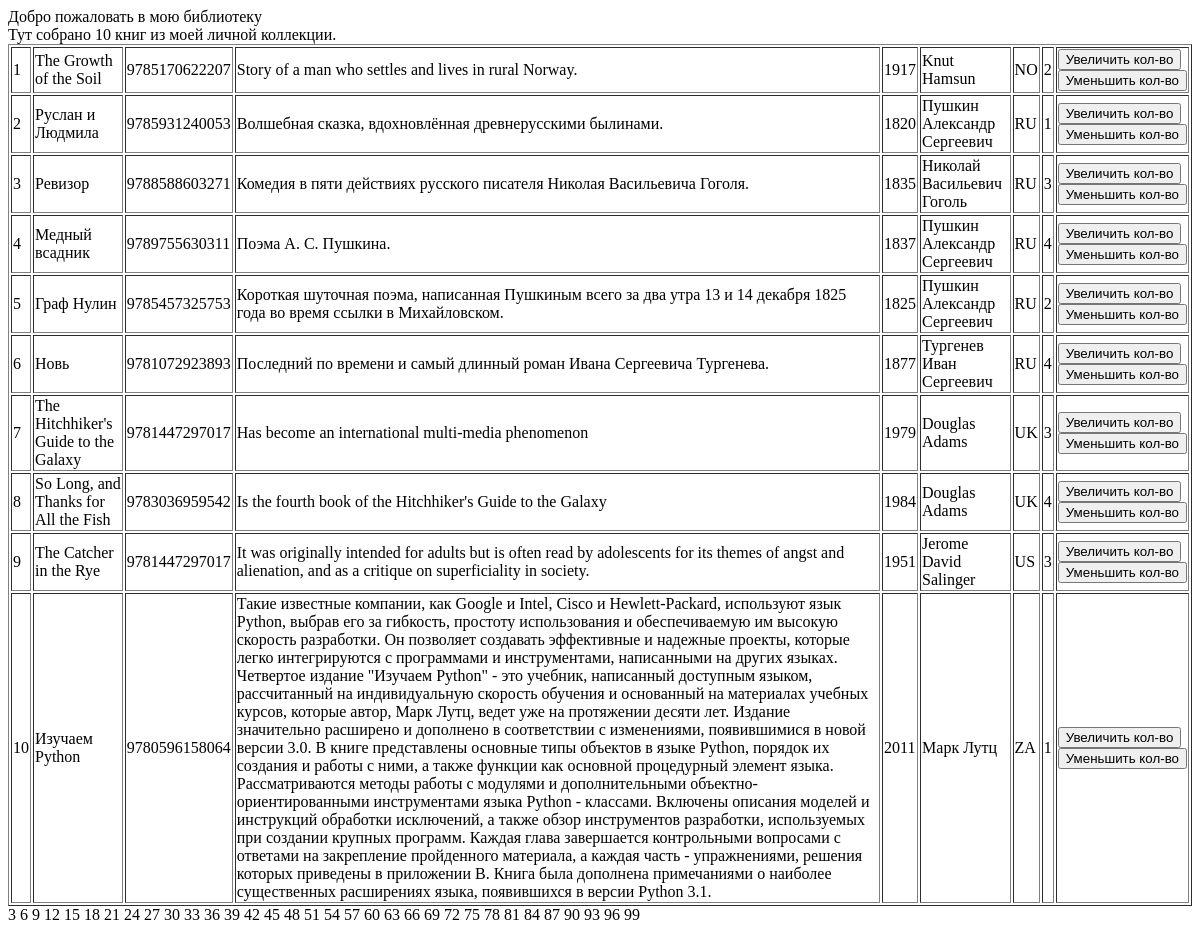
Before: /index/ with the older database file.
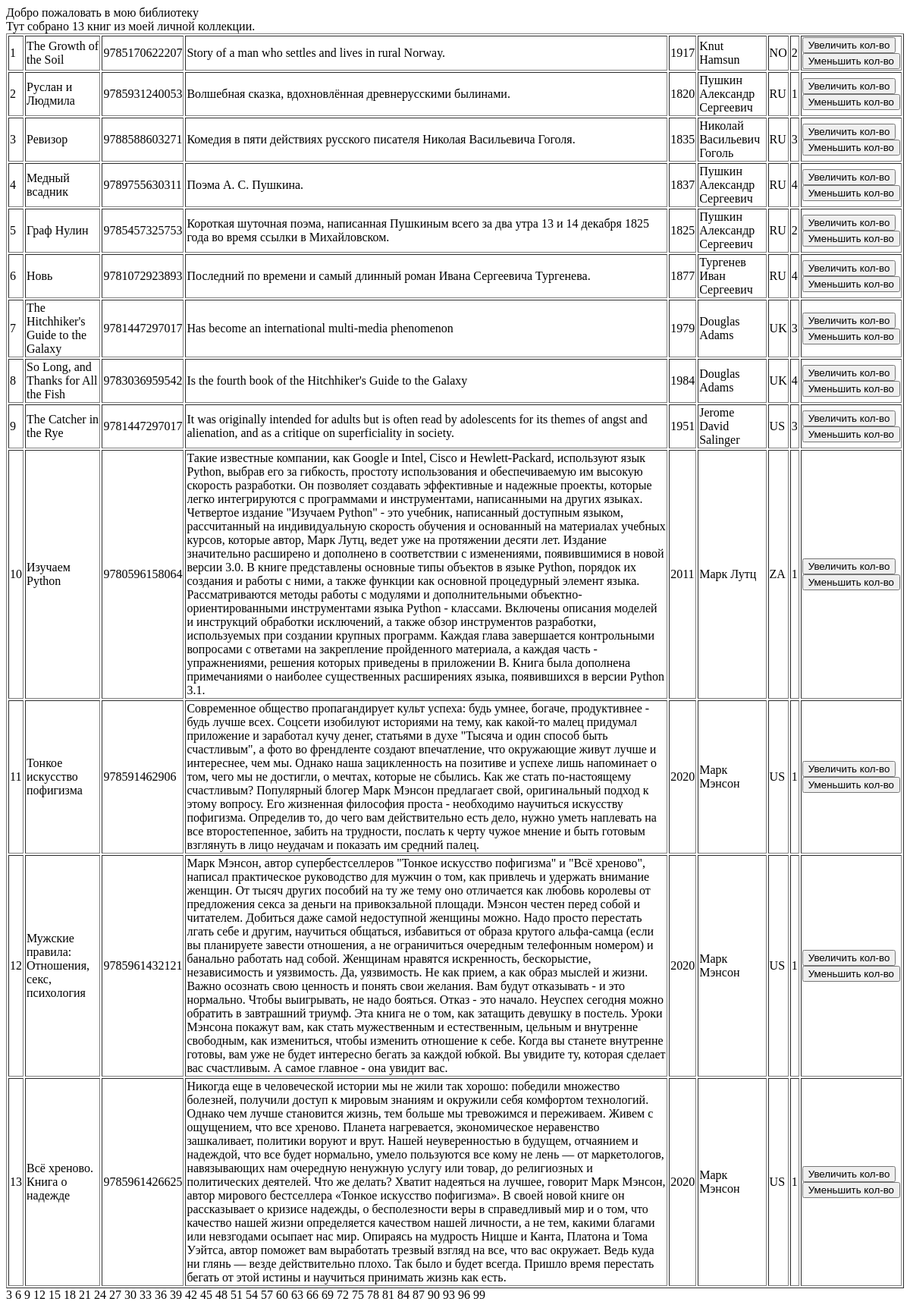
After: the same page with the newer database file.
### p_library/models.py (models this page shows, shortened)
class Book(models.Model):
    ISBN = models.CharField(max_length=13)
    title = models.TextField()
    description = models.TextField()
    year_release = models.SmallIntegerField()
    author = models.ForeignKey(Author, on_delete=models.CASCADE)
    p_house = models.ForeignKey(PublishingHouse, on_delete=models.SET_NULL, null=True)
    copy_count = models.SmallIntegerField(default=1)
    price = models.FloatField()

class Author(models.Model):
    full_name = models.TextField()
    birth_year = models.SmallIntegerField()
    country = models.CharField(max_length=2)

### p_library/views.py (the view)
# urls.py: path('index/', views.index),
def index(request):
    template = loader.get_template('index.html')
    books = Book.objects.all()
    biblio_data = {
        "title": "мою библиотеку",
        "books": books,
        "my_list": range(1, 100),
    }
    return HttpResponse(template.render(biblio_data, request))

### p_library/templatetags/division_3.py (called while the page is built)
@register.filter(name='division3')
def division3(number):
    return number if number % 3 == 0 else None

### p_library/templates/index.html (shortened to what this page needs)
<!DOCTYPE html>
<html lang="ru">
<head>
</head>
<body>
    Добро пожаловать в {{ title }}  <br>
    Тут собрано {{ books|length }} книг из моей личной коллекции.
    <table border="1">
        {% for book in books %}
        <tr>
            <td>{{ forloop.counter }}</td>
            <td>{{ book.title }}</td>
            <td>{{ book.ISBN }}</td>
            <td>{{ book.description }}</td>
            <td>{{ book.year_release }}</td>
            <td>{{ book.author.full_name }}</td>
            <td>{{ book.author.country }}</td>
            <td>{{ book.copy_count }}</td>
            <td>
                <form action="/index/book_increment/" method="post" enctype="multipart/form-data">
                    <input type="submit" value="Увеличить кол-во" />
                </form>
                <form action="/index/book_decrement/" method="post" enctype="multipart/form-data">
                    <input type="submit" value="Уменьшить кол-во" />
                </form>
            </td>
        </tr>
        {% endfor %}
    </table>
    {% load division_3 %}
    {% for i in my_list %}
        {% if i|division3 is not None %}
            {{ i }}
        {% endif %}
    {% endfor %}
</body>
</html>

Changed rows visible on the page:
added Book: title "Тонкое искусство пофигизма", ISBN "978591462906", description "Современное общество пропагандирует культ успеха: будь умнее, богаче, продуктивнее - будь лучше всех. Соцсети изобилуют историями на тему, как какой-то малец придумал приложение и заработал кучу денег, статьями в духе \"Тысяча и один способ быть счастливым\", а фото во френдленте создают впечатление, что окружающие живут лучше и интереснее, чем мы. Однако наша зацикленность на позитиве и успехе лишь напоминает о том, чего мы не достигли, о мечтах, которые не сбылись. Как же стать по-настоящему счастливым? Популярный блогер Марк Мэнсон предлагает свой, оригинальный подход к этому вопросу. Его жизненная философия проста - необходимо научиться искусству пофигизма. Определив то, до чего вам…", year_release "2020", author.full_name "Марк Мэнсон", author.country "US", copy_count "1"
added Book: title "Мужские правила: Отношения, секс, психология", ISBN "9785961432121", description "Марк Мэнсон, автор супербестселлеров \"Тонкое искусство пофигизма\" и \"Всё хреново\", написал практическое руководство для мужчин о том, как привлечь и удержать внимание женщин. От тысяч других пособий на ту же тему оно отличается как любовь королевы от предложения секса за деньги на привокзальной площади. Мэнсон честен перед собой и читателем. Добиться даже самой недоступной женщины можно. Надо просто перестать лгать себе и другим, научиться общаться, избавиться от образа крутого альфа-самца (если вы планируете завести отношения, а не ограничиться очередным телефонным номером) и банально работать над собой. Женщинам нравятся искренность, бескорыстие, независимость и уязвимость. Да,…", year_release "2020", author.full_name "Марк Мэнсон", author.country "US", copy_count "1"
added Book: title "Всё хреново. Книга о надежде", ISBN "9785961426625", description "Никогда еще в человеческой истории мы не жили так хорошо: победили множество болезней, получили доступ к мировым знаниям и окружили себя комфортом технологий. Однако чем лучше становится жизнь, тем больше мы тревожимся и переживаем. Живем с ощущением, что все хреново. Планета нагревается, экономическое неравенство зашкаливает, политики воруют и врут. Нашей неуверенностью в будущем, отчаянием и надеждой, что все будет нормально, умело пользуются все кому не лень — от маркетологов, навязывающих нам очередную ненужную услугу или товар, до религиозных и политических деятелей. Что же делать? Хватит надеяться на лучшее, говорит Марк Мэнсон, автор мирового бестселлера «Тонкое искусство пофигизма».…", year_release "2020", author.full_name "Марк Мэнсон", author.country "US", copy_count "1"
Other visible differences:
{{ books|length }}: "10" → "13"
